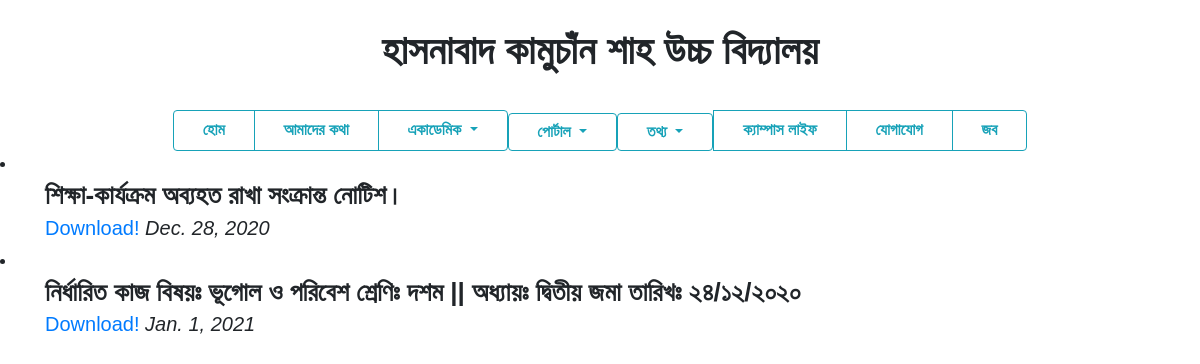
The app's page /portal/academic/class_routine with its own data.
### portal/models.py (models this page shows)
class Class_routine(models.Model):
    class_routine_id = models.AutoField
    class_routine_name = models.TextField()
    desc = models.TextField()
    fileupload = models.FileField(upload_to="portal/static/Documents", default="")
    pub_date = models.DateField()
    def __str__(self):
        return self.class_routine_name

### portal/views.py (the view)
# urls.py: path("academic/class_routine", views.class_routine, name="class_routine"),
def class_routine(request):
    class_routines = Class_routine.objects.all()
    print(class_routines)
    params = {'class_routines': class_routines}
    return render(request, 'portal/class_routine.html', params)

### portal/templates/portal/class_routine.html (shortened to what this page needs)
{%  extends 'portal/basic.html' %}
{% block body %}
{% for i in class_routines %}
<li data-target="demo" data-slide-to="{{ i }}" > </li>
<div class="container" style="text-align: left"> {{ i.class_routine_name }}
    <h5> <a href="{{ i.fileupload.url }}" download="{{ i.fileupload.url }}">Download!</a>
    <i> {{ i.pub_date }}</i>
    </h5>
</div>
{% endfor %}
{% endblock %}

### portal/templates/portal/basic.html (style rules this page uses)
.container { background: #ffffff; text-align: center; font-family: 'Kalpurush', sans-serif; font-size: 26px; line-height: 1.57143; font-weight: 900; }

### records on screen
Class_routine: class_routine_name "শিক্ষা-কার্যক্রম অব্যহত রাখা সংক্রান্ত নোটিশ।", pub_date "Dec. 28, 2020"
Class_routine: class_routine_name "নির্ধারিত কাজ বিষয়ঃ ভূগোল ও পরিবেশ শ্রেণিঃ দশম || অধ্যায়ঃ দ্বিতীয় জমা তারিখঃ ২৪/১২/২০২০", pub_date "Jan. 1, 2021"
